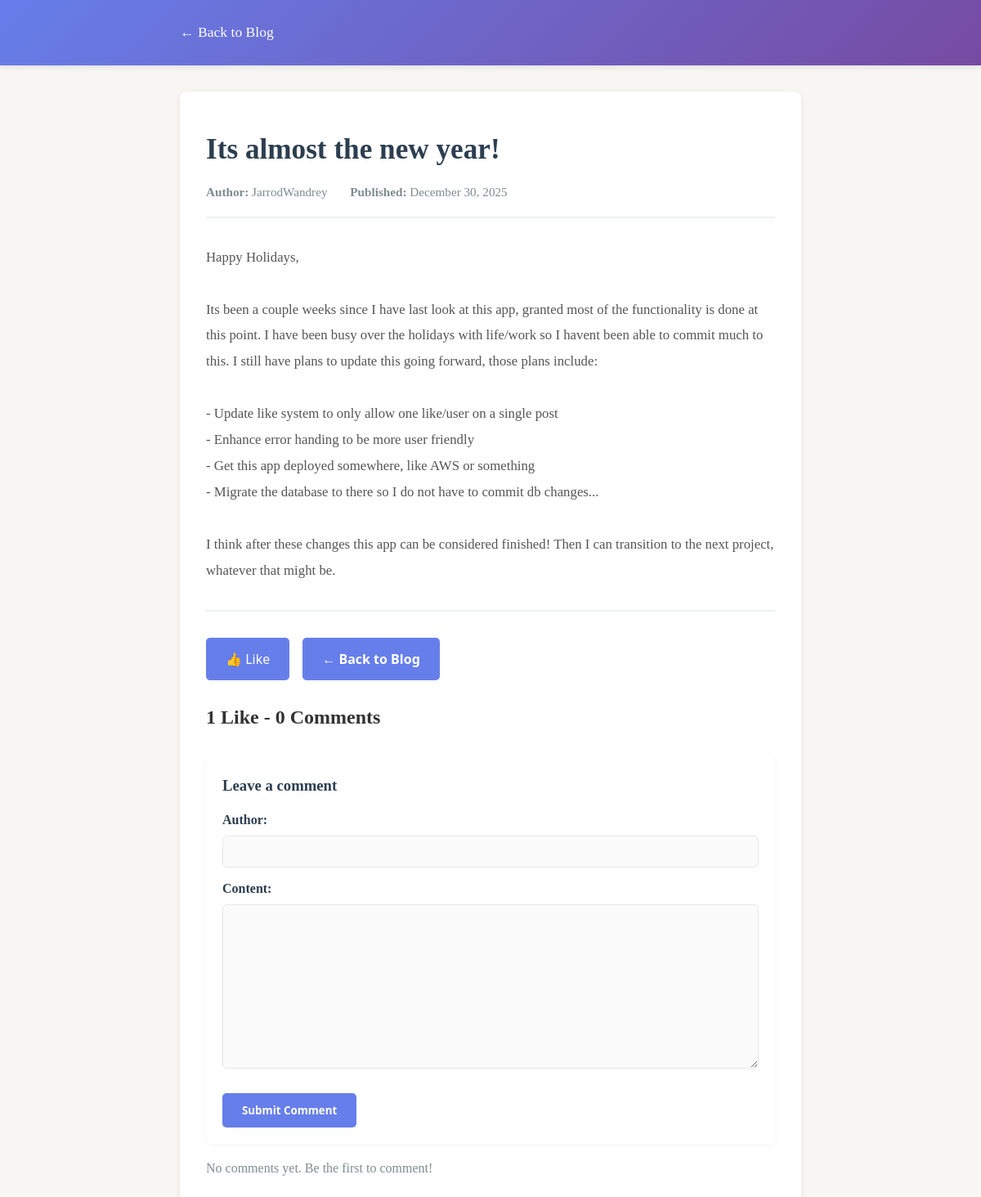
Screenshot of /show/8/ with the database file from the repository.
### blog/models.py (models this page shows)
class Post(models.Model):
    title = models.CharField(max_length=200)
    author = models.CharField(max_length=50)
    content = models.TextField()
    created_at = models.DateTimeField(auto_now_add=True)
    likes = models.IntegerField(default=0)

### blog/views.py (the view, shortened to what this page needs)
# urls.py: path('show/<int:post_id>/', views.show_post, name='show_post'),
def show_post(request, post_id):
    form = CommentForm()
    post = get_post_by_id(post_id)
    if post:
        return render(request, 'show_post.html', {'post': post, 'form': form})
    else:
        return HttpResponse("Post not found", status=404)

### blog/forms.py
class CommentForm(forms.ModelForm):
    author = forms.CharField(max_length=50, required=True, label='Author')
    content = forms.CharField(widget=forms.Textarea, required=True, label='Content')
    class Meta:
        model = Comment
        fields = ['author', 'content']

### blog/services.py (called while the page is built)
def get_post_by_id(post_id):
    try:
        post = Post.objects.get(id=post_id)
        return post
    except Post.DoesNotExist:
        return None

### blog/templates/show_post.html (shortened to what this page needs)
<!DOCTYPE html>
<html lang="en">
<head>
</head>
<body>
    <header>
        <div class="container">
            <a href="/" class="header-link">← Back to Blog</a>
        </div>
    </header>
    <div class="container">
        <div class="post-content-section">
            <h1>{{ post.title }}</h1>
            <div class="post-meta">
                <span><strong>Author:</strong> {{ post.author }}</span>
                <span><strong>Published:</strong> {{ post.created_at|date:"F d, Y" }}</span>
            </div>
            <div class="post-body">{{ post.content|escape }}</div>
            <div class="button-group">
                <a href="/like/{{post.id}}" class="like-btn">👍 Like</a>
                <a href="/" class="btn btn-home">← Back to Blog</a>
            </div>
            <div class="comments-section" style="margin-top:1.5rem;">
                <h2> {{ post.likes }} Like{{ post.likes|pluralize }} - {{ post.comments.count }} Comment{{ post.comments.count|pluralize }}</h2>
                <div class="comment-form">
                    <h3>Leave a comment</h3>
                    <form method="post" action="">
                        {% if user.is_authenticated %}
                        <input type="hidden" name="author" value="{{ user.username }}">
                        <p style="margin-bottom:0.5rem; color:#7f8c8d;">Commenting as <strong>{{ user.username }}</strong></p>
                        {% else %}
                        <div style="margin-bottom:0.75rem;">
                            {{ form.author.label_tag }}
                            {{ form.author }}
                        </div>
                        {% endif %}
                        <div style="margin-bottom:0.75rem;">
                            {{ form.content.label_tag }}
                            {{ form.content }}
                        </div>
                        <button type="submit" class="btn btn-home">Submit Comment</button>
                    </form>
                </div>
                <ul class="comments-list">
                    {% for comment in post.comments.all %}
                    <li class="comment">
                        <p class="meta"><strong>{{ comment.author }}</strong> — <small>{{ comment.created_at|date:"F d, Y H:i" }}</small></p>
                        <p class="body">{{ comment.content|linebreaksbr }}</p>
                    </li>
                    {% empty %}
                    <li class="no-comments" style="color:#7f8c8d;">No comments yet. Be the first to comment!</li>
                    {% endfor %}
                </ul>
            </div>
        </div>
    </div>
</body>
</html>

### blog/templates/show_post.html (style rules this page uses)
* { margin: 0; padding: 0; box-sizing: border-box; }
body { font-family: 'Georgia', 'Garamond', serif; line-height: 1.8; color: #333; background-color: #f9f7f4; }
header { background: linear-gradient(135deg, #667eea 0%, #764ba2 100%); color: white; padding: 1.5rem 0; box-shadow: 0 2px 8px rgba(0,0,0,0.1); }
.container { max-width: 800px; margin: 0 auto; padding: 0 20px; }
.header-link { color: white; text-decoration: none; font-size: 1.1rem; transition: opacity 0.3s ease; }
.post-content-section { background: white; padding: 3rem 2rem; margin: 2rem 0; border-radius: 8px; box-shadow: 0 2px 8px rgba(0,0,0,0.08); }
h1 { font-size: 2.2rem; color: #2c3e50; margin-bottom: 1rem; line-height: 1.3; }
.post-meta { color: #7f8c8d; font-size: 0.95rem; margin-bottom: 2rem; border-bottom: 2px solid #ecf0f1; padding-bottom: 1rem; }
.post-meta span { display: inline-block; margin-right: 1.5rem; }
.post-body { font-size: 1.05rem; line-height: 1.9; color: #555; margin-bottom: 2rem; white-space: pre-wrap; overflow-wrap: break-word; }
.button-group { display: flex; gap: 1rem; margin-top: 2rem; padding-top: 2rem; border-top: 2px solid #ecf0f1; }
.btn { padding: 0.75rem 1.5rem; border: none; border-radius: 5px; text-decoration: none; font-weight: 600; cursor: pointer; transition: all 0.3s ease; font-family: 'Segoe UI', Tahoma, Geneva, Verdana, sans-serif; display: inline-block; text-align: center; }
.btn-home { background-color: #667eea; color: white; }
.comments-section { margin-top: 1.5rem; }
.comments-list { list-style: none; margin-top: 1rem; padding-left: 0; }
.comment-form { margin-top: 1.5rem; background: #fff; padding: 1.25rem; border-radius: 8px; box-shadow: 0 2px 8px rgba(0,0,0,0.04); }
.comment-form h3 { margin-top: 0; margin-bottom: 0.75rem; color: #2c3e50; }
.comment-form label { display:block; margin-bottom:0.25rem; font-weight:600; color:#2c3e50; }
.comment-form input[type="text"], .comment-form textarea, .comment-form input, .comment-form select { width: 100%; padding: 0.6rem; border: 1px solid #e6e6e6; border-radius: 6px; font-family: inherit; font-size: 1rem; color: #333; background: #fbfbfb; box-shadow: inset 0 1px 0 rgba(255,255,255,0.5); }
.comment-form textarea { min-height: 110px; resize: vertical; }
.comment-form .btn { margin-top: 0.5rem; }
.like-btn { display: inline-block; padding: 0.75rem 1.5rem; background-color: #667eea; color: white; text-decoration: none; border-radius: 5px; font-size: 1rem; font-family: 'Segoe UI', Tahoma, Geneva, Verdana, sans-serif; transition: all 0.3s ease; cursor: pointer; }

### rows the page displays
Post: title "Its almost the new year!", author "JarrodWandrey", created_at "December 30, 2025", content "Happy Holidays, Its been a couple weeks since I have last look at this app, granted most of the functionality is done at this point. I have been busy over the holidays with life/work so I havent been able to commit much to this. I still have plans to update this going forward, those plans include: - Update like system to only allow one like/user on a single post - Enhance error handing to be more user friendly - Get this app deployed somewhere, like AWS or something - Migrate the database to there so I do not have to commit db changes... I think after these changes this app can be considered finished! Then I can transition to the next project, whatever that might be.", likes "1", comments.count "0"
